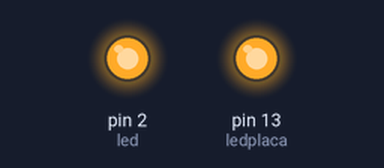
Simulated run of this sketch. Board: Arduino Uno, built with avr-gcc and run on an emulated ATmega328P. Shown: output pins drawn as LEDs (lit = HIGH). What the sketch prints to the serial monitor is not drawn.

Above: at 0.5 s.
At 10.5 s:
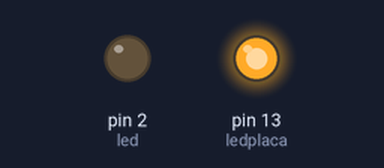
At 20.5 s:
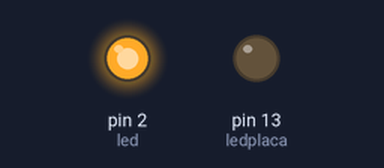
At 22.5 s:
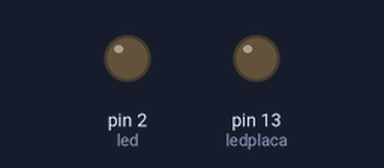
Timing chart, 0 to 26.0 s (numbered marks = the images above):
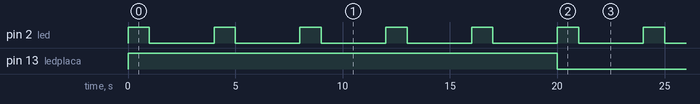

Measured:
- by itself, pin 2 (led): alternates HIGH for 0.99 s and LOW for 3.0 s
- by itself, pin 13 (ledplaca): alternates HIGH for 10.0 s and LOW for 10.0 s

The sketch:

exercicio_interrupcao_2.ino
```cpp
#include <TimerOne.h>

#define ledplaca 13
#define led 2

int tempo;
int timerled;

bool alternar ;

void setup() {
  Serial.begin(9600);
pinMode(ledplaca , OUTPUT);
pinMode(led , OUTPUT);
digitalWrite(ledplaca, HIGH);

Timer1.initialize(10000); // inicializar timer com período de 10 mseg
Timer1.attachInterrupt(TrataTimer); // anexar função a ser executada a cada período

tempo = 1000;

}

void loop() {
  digitalWrite(led, HIGH);

  timerled = 100;

  while(timerled != 0)
    {
    Serial.println(timerled);
    }
  digitalWrite(led, LOW);
  timerled = 300;
  while(timerled != 0)
    {
    Serial.println(timerled);
    }

  Serial.println("loop");
}

void TrataTimer() {
tempo--;

if(timerled)
{
   timerled--;
}

if(tempo)
     return;
else
    {
     tempo = 1000;
     alternar = !alternar;
     digitalWrite(ledplaca,  alternar);
    }


}
```
